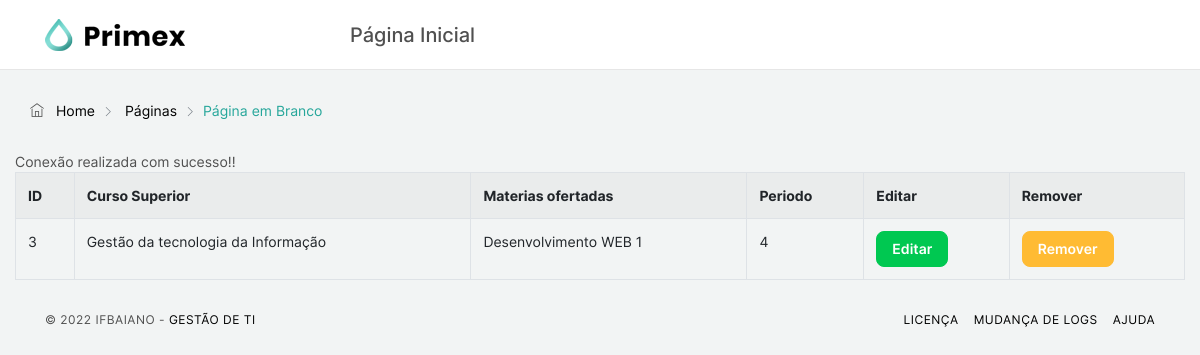
The app's page /page.php?page=listar_disciplinas_cst (signed in) with its own data.
### tables this page shows
CREATE TABLE `cst_gti` (
  `id` int NOT NULL AUTO_INCREMENT,
  `nome` varchar(45) DEFAULT NULL,
  `descricao` varchar(45) DEFAULT NULL,
  PRIMARY KEY (`id`)
);

CREATE TABLE `disciplinas` (
  `id` int NOT NULL AUTO_INCREMENT,
  `disciplina` varchar(45) DEFAULT NULL,
  `periodo` varchar(45) DEFAULT NULL,
  PRIMARY KEY (`id`)
);

### pages/listar_disciplinas_cst.php (the view, shortened to what this page needs)
<?php
    include("./includes/conn.php");
?>
<table id="cst_gti" class="table table-striped table-bordered">
    <tr>
        <td><strong>ID</strong></td>
        <td><strong>Curso Superior</strong></td>
        <td><strong>Materias ofertadas</strong></td>
        <td><strong>Periodo</strong></td>
        <td><strong>Editar</strong></td>
        <td><strong>Remover</strong></td>
    </tr>
    <?php
        $sql="SELECT cst_gti.id, cst_gti.nome, disciplinas.disciplina, disciplinas.periodo FROM cst_gti
        JOIN cst_gti_has_disciplinas
        ON cst_gti.id = cst_gti_has_disciplinas.cst_gti_id
        JOIN disciplinas
        ON disciplinas.id =  cst_gti_has_disciplinas.disciplinas_id
        ORDER BY cst_gti.nome;";
        $result = mysqli_query($conn, $sql);
        while ($row = mysqli_fetch_array($result)) {
        ?>
            <tr>
                <td><?php echo $row[0]; ?></td>
                <td><?php echo $row[1]; ?></td>
                <td><?php echo $row[2]; ?></td>
                <td><?php echo $row[3]; ?></td>
                <td>
                    <button class="btn btn-success">
                        <a class="text-white" href="pages/editar_disciplina_cst.php?id=<?php echo $row[0]; ?> ">Editar</a>
                    </button>
            </td>
                <td>
                    <button class="btn btn-warning ">
                        <a class="text-white" href="pages/deletar_disciplina_cst.php?id=
                        <?php echo $row[0]; ?> " onclick="return confirm
                        ('Tem certeza que deseja deletar esse registro?');">Remover</a>
                    </button>
                </td>
            </tr>
        <?php
        }
    ?>
</table>

### records on screen
cst_gti: id "3", nome "Gestão da tecnologia da Informação", disciplinas.disciplina "Desenvolvimento WEB 1", disciplinas.periodo "4"
